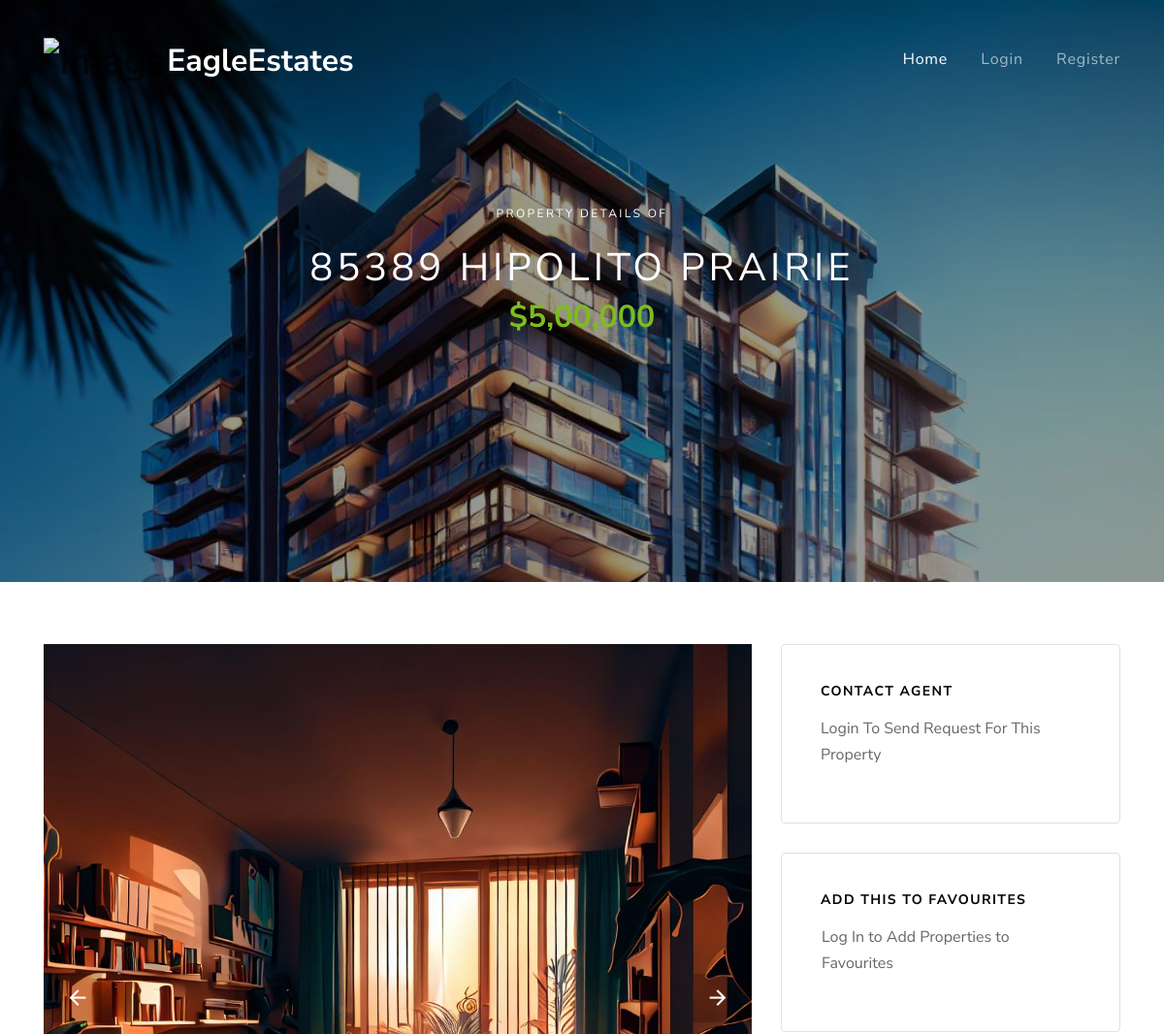
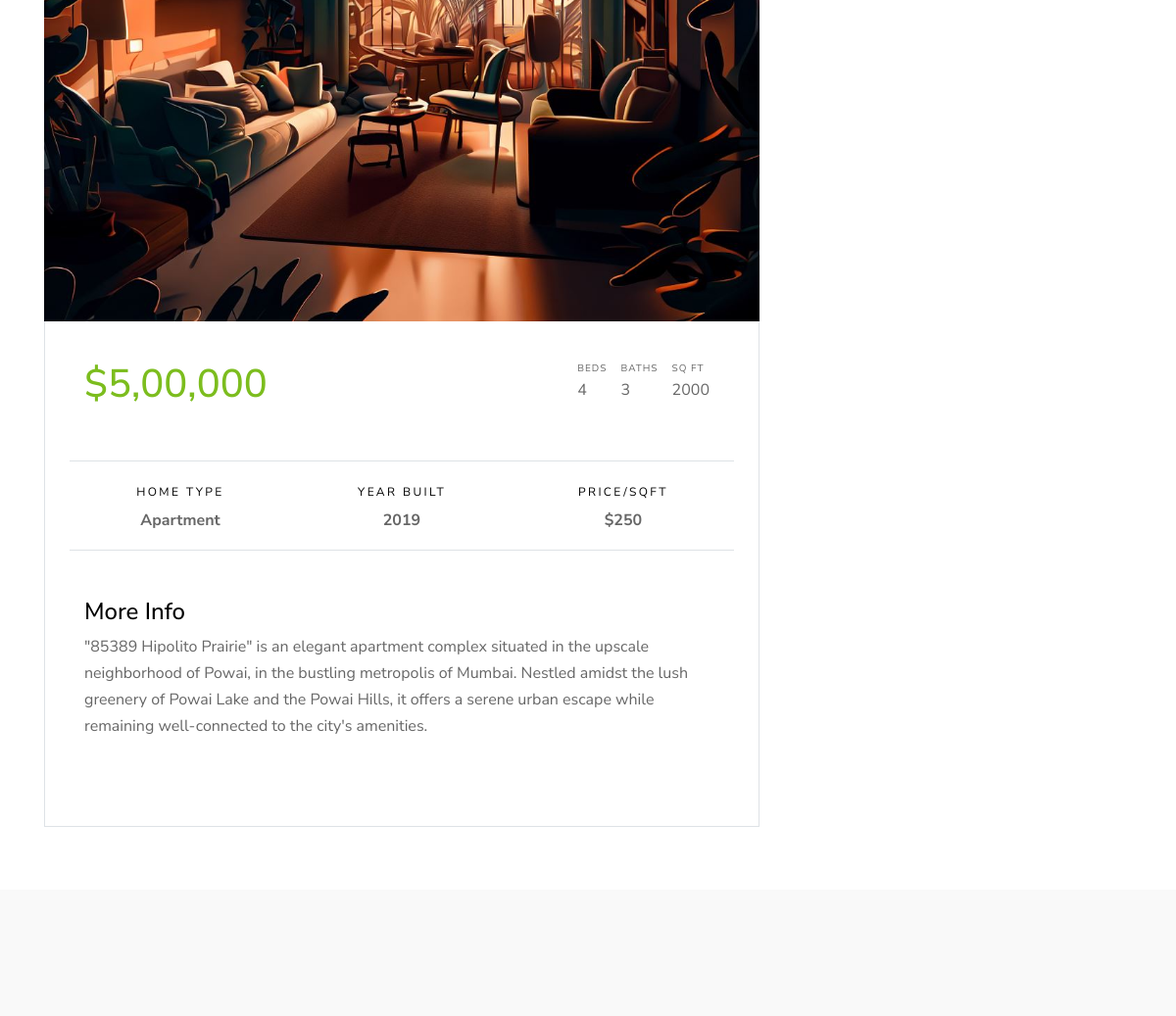
The app's page /property-details.php?id=16 with its own data (2 pictures, top to bottom).
### tables this page shows
CREATE TABLE `props` (
  `id` int(10) NOT NULL,
  `name` varchar(200) NOT NULL,
  `location` varchar(200) NOT NULL,
  `image` varchar(200) NOT NULL,
  `price` varchar(200) NOT NULL,
  `beds` varchar(200) NOT NULL,
  `baths` varchar(200) NOT NULL,
  `sq_ft` varchar(30) NOT NULL,
  `home_type` varchar(200) NOT NULL,
  `year_built` varchar(200) NOT NULL,
  `type` varchar(200) NOT NULL,
  `price_sqft` int(30) NOT NULL,
  `description` text NOT NULL,
  `admin_name` varchar(200) NOT NULL,
  `created_at` timestamp NOT NULL DEFAULT current_timestamp()
);

CREATE TABLE `related_images` (
  `id` int(10) NOT NULL,
  `image` varchar(200) NOT NULL,
  `prop_id` int(10) NOT NULL,
  `created_at` timestamp NOT NULL DEFAULT current_timestamp()
);

### property-details.php (the view, shortened to what this page needs)
<?php require "includes/header.php"; ?>
<?php require "config/config.php"; ?>
<?php
  if(isset($_GET['id'])) {
    $id = $_GET['id'];
    $single = $conn->query("SELECT * FROM props WHERE id='$id'");
    $single->execute();
    $allDetails = $single->fetch(PDO::FETCH_OBJ);
  } else {
    echo "<script>window.location.href='".APPURL."/404.php' </script>";
  }
  $images = $conn->query("SELECT * FROM related_images WHERE prop_id = '$id'");
  $images->execute();
  $allImages = $images->fetchAll(PDO::FETCH_OBJ);
?>
    <div class="site-blocks-cover inner-page-cover overlay" style="background-image: url(<?php echo THUMBNAILMURL; ?>/<?php echo $allDetails->image; ?>);" data-aos="fade" data-stellar-background-ratio="0.5">
      <div class="container">
        <div class="row align-items-center justify-content-center text-center">
          <div class="col-md-10">
            <span class="d-inline-block text-white px-3 mb-3 property-offer-type rounded">Property Details of</span>
            <h1 class="mb-2"><?php echo $allDetails->name; ?></h1>
            <p class="mb-5"><strong class="h2 text-success font-weight-bold">$<?php echo $allDetails->price; ?></strong></p>
          </div>
        </div>
      </div>
    </div>
    <div class="site-section site-section-sm">
      <div class="container">
        <div class="row">
          <div class="col-lg-8">
            <div>
              <div class="slide-one-item home-slider owl-carousel">
                <?php foreach($allImages as $image) : ?>
                  <div><img src="<?php echo GALLERYURL; ?>/<?php echo $image->image; ?>" alt="Image" class="img-fluid"></div>
                <?php endforeach; ?>
              </div>
            </div>
            <div class="bg-white property-body border-bottom border-left border-right">
              <div class="row mb-5">
                <div class="col-md-6">
                  <strong class="text-success h1 mb-3">$<?php echo $allDetails->price; ?></strong>
                </div>
                <div class="col-md-6">
                  <ul class="property-specs-wrap mb-3 mb-lg-0  float-lg-right">
                  <li>
                    <span class="property-specs">Beds</span>
                    <span class="property-specs-number"><?php echo $allDetails->beds; ?></span>
                  </li>
                  <li>
                    <span class="property-specs">Baths</span>
                    <span class="property-specs-number"><?php echo $allDetails->baths; ?></span>
                  </li>
                  <li>
                    <span class="property-specs">SQ FT</span>
                    <span class="property-specs-number"><?php echo $allDetails->sq_ft; ?></span>
                  </li>
                </ul>
                </div>
              </div>
              <div class="row mb-5">
                <div class="col-md-6 col-lg-4 text-center border-bottom border-top py-3">
                  <span class="d-inline-block text-black mb-0 caption-text">Home Type</span>
                  <strong class="d-block"><?php echo str_replace('-', ' ', $allDetails->home_type); ?></strong>
                </div>
                <div class="col-md-6 col-lg-4 text-center border-bottom border-top py-3">
                  <span class="d-inline-block text-black mb-0 caption-text">Year Built</span>
                  <strong class="d-block"><?php echo $allDetails->year_built; ?></strong>
                </div>
                <div class="col-md-6 col-lg-4 text-center border-bottom border-top py-3">
                  <span class="d-inline-block text-black mb-0 caption-text">Price/Sqft</span>
                  <strong class="d-block">$<?php echo $allDetails->price_sqft; ?></strong>
                </div>
              </div>
              <h2 class="h4 text-black">More Info</h2>
              <p>
                <?php echo $allDetails->description; ?>
              </p>
            </div>
          </div>
          <div class="col-lg-4">
            <div class="bg-white widget border rounded">
              <h3 class="h4 text-black widget-title mb-3">Contact Agent</h3>
              <?php if(isset($_SESSION['user_id'])) : ?>
                    <?php if($check_request->rowCount() > 0) : ?>
                      <p>You Have Already Sent a Request To This Property</p>
                    <?php else : ?>
                      <form action="requests/process-request.php" method="POST" class="form-contact-agent">
                        <div class="form-group">
                          <label for="name">Name</label>
                          <input type="text" name="name" id="name" class="form-control">
                        </div>
                        <div class="form-group">
                          <label for="email">Email</label>
                          <input type="email" name="email" id="email" class="form-control">
                        </div>
                        <div class="form-group">
                          <label for="phone">Phone</label>
                          <input type="text" name="phone" id="phone" class="form-control">
                        </div>
                        <div class="form-group">
                          <input type="hidden" name="prop_id" value="<?php echo $id; ?>" id="phone" class="form-control">
                        </div>
                        <div class="form-group">
                          <input type="hidden" name="user_id" value="<?php echo $_SESSION['user_id']; ?>" id="phone" class="form-control">
                        </div>
                        <div class="form-group">
                          <input type="hidden" name="admin_name" value="<?php echo $allDetails->admin_name; ?>" id="phone" class="form-control">
                        </div>
                        <div class="form-group">
                          <input type="submit" name="submit" id="phone" class="btn btn-primary" value="Send Request">
                        </div>
                      </form>
                    <?php endif; ?>
                <?php else : ?>
                  <p>Login To Send Request For This Property</p>
                <?php endif; ?>
            </div>
            <div class="bg-white widget border rounded">
              <h3 class="h4 text-black widget-title mb-3 ml-0">Add This To Favourites</h3>
                  <div class="px-3" style="margin-left: -15px;">
                  <?php if(isset($_SESSION['user_id'])) : ?>
                    <form action="favs/add-fav.php" class="form-contact-agent" method="POST">
                        <div class="form-group">
                          <input type="hidden" id="name" name="prop_id" value="<?php echo $id; ?>" class="form-control">
                        </div>
                        <div class="form-group">
                          <input type="hidden" id="email" name="user_id" value="<?php echo $_SESSION['user_id']; ?>" class="form-control">
                        </div>
                      <?php if($check->rowCount() > 0) : ?>
                        <div class="form-group">
                          <a href="favs/delete-fav.php?prop_id=<?php echo $id; ?>&user_id=<?php echo $_SESSION["user_id"]; ?>" class="btn btn-primary text-white">Added</a>
                        </div>
                        <?php else : ?>
                        <div class="form-group">
                          <input type="submit" name="submit" id="phone" class="btn btn-primary" value="Add">
                        </div>
                        <?php endif; ?>
                    </form>
                    <?php else : ?>
                      <p>Log In to Add Properties to Favourites</p>
                    <?php endif; ?>
                  </div>
            </div>
          </div>
        </div>
      </div>
    </div>
    <div class="site-section site-section-sm bg-light">
      <div class="container">
        <div class="row">
          <div class="col-12">
          </div>
        </div>
<?php require "includes/footer.php"; ?>

### css/style.css (style rules this page uses)
body { line-height: 1.7; color: rgba(0, 0, 0, 0.6); font-weight: 400; font-size: 1rem; font-family: "Roboto Mono", SFMono-Regular, Menlo, Monaco, Consolas, "Liberation Mono", "Courier New", monospace; font-family: "Nunito Sans", -apple-system, BlinkMacSystemFont, "Segoe UI", Roboto, "Helvetica Neue", Arial, sans-serif, "Apple Color Emoji", "Segoe UI Emoji", "Segoe UI Symbol", "Noto Color Emoji"; }
.text-black { color: #000 !important; }
.bg-light { background: #f9f9f9 !important; }
.site-section { padding: 3em 0; }
@media (min-width: 768px) { .site-section { padding: 7em 0; } }
.site-section.site-section-sm { padding: 4em 0; }
.site-blocks-cover { background-size: cover; background-repeat: no-repeat; background-position: top; }
.site-blocks-cover.overlay { position: relative; }
.site-blocks-cover.overlay:before { position: absolute; content: ""; left: 0; bottom: 0; right: 0; top: 0; background: rgba(0, 0, 0, 0.4); }
.site-blocks-cover, .site-blocks-cover .row { min-height: 600px; height: calc(100vh); }
.site-blocks-cover.inner-page-cover, .site-blocks-cover.inner-page-cover .row { min-height: 600px; height: calc(30vh); }
.site-blocks-cover h1 { font-weight: 900; color: #fff; font-weight: normal; letter-spacing: .1em; text-transform: uppercase; }
.site-blocks-cover p { color: #fff; font-size: 1.5rem; line-height: 1.5; }
.site-blocks-cover .property-offer-type { letter-spacing: .2em; font-size: 12px; text-transform: uppercase; padding-top: 5px; padding-bottom: 5px; }
.caption-text { letter-spacing: .2em; font-size: 12px; text-transform: uppercase; padding-top: 5px; padding-bottom: 5px; }
.property-specs-wrap { list-style: none; padding: 0; margin: 0; }
.property-specs-wrap li { display: inline-block; margin-right: 10px; margin-bottom: 10px; }
.property-specs { display: block; text-transform: uppercase; font-size: 10px; letter-spacing: .1em; }
.block-13, .slide-one-item { position: relative; z-index: 1; }
.widget { padding: 40px; margin-bottom: 30px; }
.widget .widget-title { font-size: 14px; font-weight: bold; color: #000; text-transform: uppercase; letter-spacing: .1em; }
.property-body { padding: 40px; }

### records on screen
props: image (picture), name "85389 HIPOLITO PRAIRIE", price "5,00,000", beds "4", baths "3", sq_ft "2000", home_type "Apartment", year_built "2019", price_sqft "250", description "\"85389 Hipolito Prairie\" is an elegant apartment complex situated in the upscale neighborhood of Powai, in the bustling metropolis of Mumbai. Nestled amidst the lush greenery of Powai Lake and the Powai Hills, it offers a serene urban escape while remaining well-connected to the city's amenities."
related_images: image (picture)
